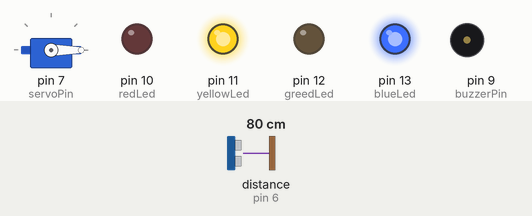
The sketch below on a simulated Arduino Uno, built with avr-gcc and run on an emulated ATmega328P. On the bench: servo, output pins drawn as LEDs (lit = HIGH), buzzer (waves = sounding, pin HIGH). Wiring (inferred from the names in the program): ultrasonic range finder: trigger pin 5; echo pin 6. Inputs (shaded band) come from the test bench; at power-on: distance to the obstacle (sensor on pin 6) 80 cm. The echo pulse lasts 58.3 µs per cm; pins used as bus, display or sensor lines are not drawn.

Above: at 1.3 s.
1.4 s: distance to the obstacle (sensor on pin 6) set to 19 cm
2.9 s: distance to the obstacle (sensor on pin 6) set to 14 cm
At 4.1 s:
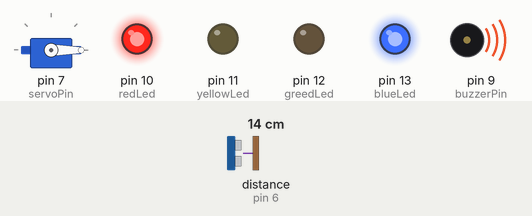
4.4 s: distance to the obstacle (sensor on pin 6) set to 120 cm
At 5.0 s:
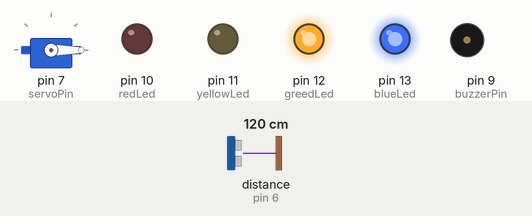
5.9 s: distance to the obstacle (sensor on pin 6) set to 91 cm
7.4 s: distance to the obstacle (sensor on pin 6) set to 84 cm
At 8.5 s:
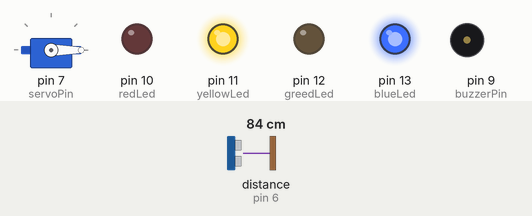
8.9 s: distance to the obstacle (sensor on pin 6) set to 2 cm
At 9.8 s:
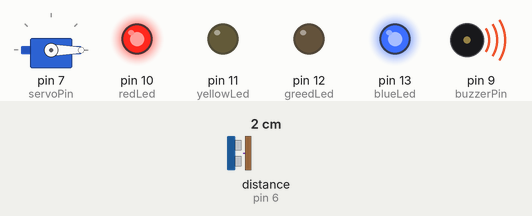
Timing chart, 0 to 11.4 s (numbered marks = the images above; inputs shaded):
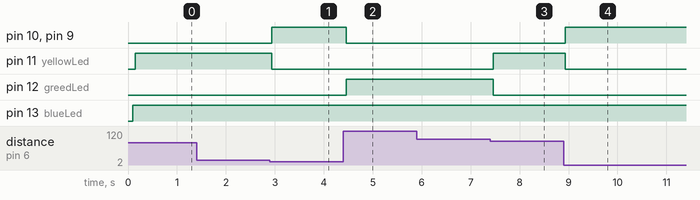

The sketch:

code_surveillance_niveau_remplissage_sans_buzzer_.ino
```cpp
#include <Servo.h>

Servo servo;
int trigPin = 5;
int echoPin = 6;
int servoPin = 7;
int redLed = 10;
int yellowLed = 11;
int greedLed = 12;
int blueLed = 13;
int buzzerPin = 9; // Ajout de la déclaration pour la broche du buzzer
long duree, dist, moyenne;
long moyennes[3];

void setup() {
  Serial.begin(9600);
  servo.attach(servoPin);
  pinMode(trigPin, OUTPUT);
  pinMode(redLed, OUTPUT);
  pinMode(yellowLed, OUTPUT);
  pinMode(greedLed, OUTPUT);
  pinMode(blueLed, OUTPUT);
  pinMode(buzzerPin, OUTPUT); // Définir la broche du buzzer en tant que sortie
  pinMode(echoPin, INPUT);
  servo.write(0);
  delay(100);
  servo.detach();
}

void mesure() {
  digitalWrite(blueLed, HIGH);
  digitalWrite(trigPin, LOW);
  delayMicroseconds(5);
  digitalWrite(trigPin, HIGH);
  delayMicroseconds(15);
  digitalWrite(trigPin, LOW);
  pinMode(echoPin, INPUT);
  duree = pulseIn(echoPin, HIGH);
  dist = (duree / 2) / 29.1;
}

void loop() {
  for (int i = 0; i <= 2; i++) {
    mesure();
    moyennes[i] = dist;
    delay(10);
  }

  dist = (moyennes[0] + moyennes[1] + moyennes[2]) / 3;

  if (dist <= 15) {
    servo.attach(servoPin);
    digitalWrite(redLed, HIGH);
    digitalWrite(yellowLed, LOW);
    digitalWrite(greedLed, LOW);
    digitalWrite(buzzerPin, HIGH); // Activer le buzzer pour émettre un son
    servo.detach();
  } else if (dist >= 16 && dist <= 85) {
    digitalWrite(redLed, LOW);
    digitalWrite(yellowLed, HIGH);
    digitalWrite(greedLed, LOW);
    digitalWrite(buzzerPin, LOW); // Désactiver le buzzer
  } else {
    digitalWrite(redLed, LOW);
    digitalWrite(yellowLed, LOW);
    digitalWrite(greedLed, HIGH);
    digitalWrite(buzzerPin, LOW); // Désactiver le buzzer
  }
}
```

Measured:
- the behaviour switches between 17 and 16 cm on distance to the obstacle (sensor on pin 6) (found by bisection; images 0 and 1)
- the behaviour switches between 87 and 86 cm on distance to the obstacle (sensor on pin 6) (found by bisection; images 2 and 3)
- after the input at 1.4 s, every drawn part: stays the same
- after the input at 2.9 s, pin 10 (redLed), pin 9 (buzzerPin): LOW → HIGH at once; pin 11 (yellowLed): HIGH → LOW at once
- after the input at 4.4 s, pin 10 (redLed), pin 9 (buzzerPin): HIGH → LOW after 0.06 s; pin 12 (greedLed): LOW → HIGH after 0.06 s
- after the input at 5.9 s, every drawn part: stays the same
- after the input at 7.4 s, pin 11 (yellowLed): LOW → HIGH after 0.06 s; pin 12 (greedLed): HIGH → LOW after 0.06 s
- after the input at 8.9 s, pin 10 (redLed), pin 9 (buzzerPin): LOW → HIGH at once; pin 11 (yellowLed): HIGH → LOW at once
